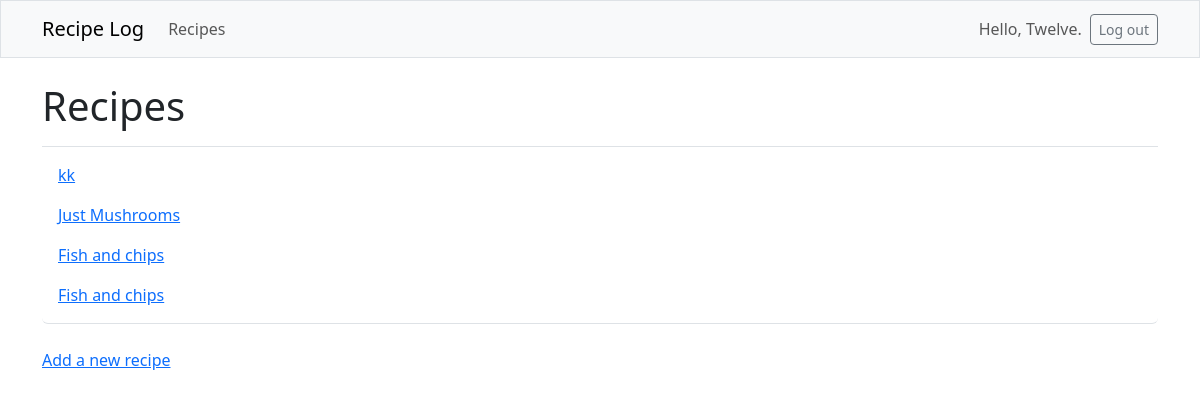
/recipes/ (signed in), run on the app's committed database.
### recipe_log/models.py (models this page shows, shortened)
class Recipe(models.Model):
    text = models.CharField(max_length=200)
    date_added = models.DateTimeField(auto_now_add=True)
    owner = models.ForeignKey(User, on_delete=models.CASCADE)

### recipe_log/views.py (the view)
# urls.py: path('recipes/', views.recipes, name='recipes'),
@login_required
def recipes(request):
    recipes = Recipe.objects.filter(owner=request.user).order_by('date_added')
    context = {'recipes': recipes}
    return render(request,'recipe_log/recipes.html', context)

### recipe_log/templates/recipe_log/recipes.html
{% extends 'recipe_log/base.html' %}
{% block page_header %}
  <h1>Recipes</h1>
{% endblock page_header %}
{% block content %}
  <ul class="list-group border-bottom pb-2 mb-4">
    {% for recipe in recipes %}
      <li class="list-group-item border-0">
        <a href="{% url 'recipe_log:recipe' recipe.id %}">
          {{ recipe.text }}</a></li>
      {% empty %}
        <li class="list-group-item border-0">No recipes here, add some.</li>
    {% endfor %}
  </ul>
  <a href="{% url 'recipe_log:new_recipe' %}">Add a new recipe</a>
{% endblock content %}

### recipe_log/templates/recipe_log/base.html (shortened to what this page needs)
<!DOCTYPE html>
<html lang="en">
<head>
  {% load django_bootstrap5 %}
  {% bootstrap_css %}
</head>
<body>
  <nav class="navbar navbar-expand-md navbar ligjt bg-light mb-4 border">
    <div class="container fluid">
      <a class="navbar-brand" href="{% url 'recipe_log:index' %}">Recipe Log</a>
      <div class="collapse navbar-collapse" id="navbarCollapse">
        <ul class="navbar-nav me-auto mb-2 mb-md-0">
          <li class="nav-item">
            <a class="nav-link" href="{% url 'recipe_log:recipes' %}">Recipes</a>
          </li>
        </ul>
        <ul class="navbar-nav ms-auto mb-2 mb-md-0">
          {% if user.is_authenticated %}
            <li class="nav-item">
              <span class="navbar-text me-2">Hello, {{ user.username }}.</span>
            </li>
            {% endif %}
        </ul>
        {% if user.is_authenticated %}
          <form action="{% url 'accounts:logout' %}" method="post">
            <button name="submit" class="btn btn-outline-secondary btn-sm">
              Log out</button>
          </form>
        {% endif %}
      </div>
    </div>
  </nav>
  <main class="container">
    <div class="pb-2 mb-2 border-bottom">
      {% block page_header %}{% endblock page_header %}
    </div>
    <div>
      {% block content %}{% endblock content %}
    </div>
  </main>
</body>
</html>

### data on the page
Recipe: text "kk"
Recipe: text "Just Mushrooms"
Recipe: text "Fish and chips"
Recipe: text "Fish and chips"

### other printed values
{{ user.username }} "Twelve"
